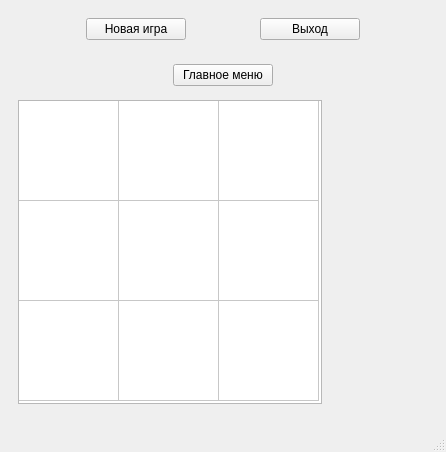
<?xml version="1.0" encoding="UTF-8"?>
<ui version="4.0">
 <class>MainWindow</class>
 <widget class="QMainWindow" name="MainWindow">
  <property name="geometry">
   <rect>
    <x>0</x>
    <y>0</y>
    <width>446</width>
    <height>452</height>
   </rect>
  </property>
  <property name="windowTitle">
   <string>MainWindow</string>
  </property>
  <widget class="QWidget" name="centralwidget">
   <layout class="QVBoxLayout" name="verticalLayout_3">
    <item>
     <widget class="QWidget" name="widget_mainMenu" native="true">
      <layout class="QHBoxLayout" name="horizontalLayout_3">
       <item>
        <spacer name="horizontalSpacer_3">
         <property name="orientation">
          <enum>Qt::Horizontal</enum>
         </property>
         <property name="sizeHint" stdset="0">
          <size>
           <width>59</width>
           <height>20</height>
          </size>
         </property>
        </spacer>
       </item>
       <item>
        <widget class="QPushButton" name="pushButton_newGame">
         <property name="minimumSize">
          <size>
           <width>100</width>
           <height>0</height>
          </size>
         </property>
         <property name="text">
          <string>Новая игра</string>
         </property>
        </widget>
       </item>
       <item>
        <spacer name="horizontalSpacer_4">
         <property name="orientation">
          <enum>Qt::Horizontal</enum>
         </property>
         <property name="sizeHint" stdset="0">
          <size>
           <width>59</width>
           <height>20</height>
          </size>
         </property>
        </spacer>
       </item>
       <item>
        <widget class="QPushButton" name="pushButton_appExit">
         <property name="minimumSize">
          <size>
           <width>100</width>
           <height>0</height>
          </size>
         </property>
         <property name="text">
          <string>Выход</string>
         </property>
        </widget>
       </item>
       <item>
        <spacer name="horizontalSpacer_5">
         <property name="orientation">
          <enum>Qt::Horizontal</enum>
         </property>
         <property name="sizeHint" stdset="0">
          <size>
           <width>59</width>
           <height>20</height>
          </size>
         </property>
        </spacer>
       </item>
      </layout>
     </widget>
    </item>
    <item>
     <widget class="QWidget" name="widget_gameField" native="true">
      <property name="enabled">
       <bool>true</bool>
      </property>
      <layout class="QVBoxLayout" name="verticalLayout_2">
       <item>
        <layout class="QHBoxLayout" name="horizontalLayout_2">
         <item>
          <spacer name="horizontalSpacer">
           <property name="orientation">
            <enum>Qt::Horizontal</enum>
           </property>
           <property name="sizeHint" stdset="0">
            <size>
             <width>40</width>
             <height>20</height>
            </size>
           </property>
          </spacer>
         </item>
         <item>
          <widget class="QPushButton" name="pushButton_mainMenu">
           <property name="minimumSize">
            <size>
             <width>100</width>
             <height>0</height>
            </size>
           </property>
           <property name="text">
            <string>Главное меню</string>
           </property>
          </widget>
         </item>
         <item>
          <spacer name="horizontalSpacer_2">
           <property name="orientation">
            <enum>Qt::Horizontal</enum>
           </property>
           <property name="sizeHint" stdset="0">
            <size>
             <width>40</width>
             <height>20</height>
            </size>
           </property>
          </spacer>
         </item>
        </layout>
       </item>
       <item>
        <layout class="QHBoxLayout" name="horizontalLayout">
         <property name="spacing">
          <number>5</number>
         </property>
         <item>
          <widget class="QTableWidget" name="tableWidget_inventar">
           <property name="sizePolicy">
            <sizepolicy hsizetype="Fixed" vsizetype="Fixed">
             <horstretch>0</horstretch>
             <verstretch>0</verstretch>
            </sizepolicy>
           </property>
           <property name="minimumSize">
            <size>
             <width>304</width>
             <height>304</height>
            </size>
           </property>
           <property name="baseSize">
            <size>
             <width>304</width>
             <height>304</height>
            </size>
           </property>
           <property name="focusPolicy">
            <enum>Qt::ClickFocus</enum>
           </property>
           <property name="acceptDrops">
            <bool>true</bool>
           </property>
           <property name="autoFillBackground">
            <bool>true</bool>
           </property>
           <property name="frameShadow">
            <enum>QFrame::Sunken</enum>
           </property>
           <property name="lineWidth">
            <number>2</number>
           </property>
           <property name="rowCount">
            <number>3</number>
           </property>
           <property name="columnCount">
            <number>3</number>
           </property>
           <attribute name="horizontalHeaderVisible">
            <bool>false</bool>
           </attribute>
           <attribute name="horizontalHeaderMinimumSectionSize">
            <number>50</number>
           </attribute>
           <attribute name="horizontalHeaderHighlightSections">
            <bool>false</bool>
           </attribute>
           <attribute name="verticalHeaderVisible">
            <bool>false</bool>
           </attribute>
           <attribute name="verticalHeaderMinimumSectionSize">
            <number>50</number>
           </attribute>
           <attribute name="verticalHeaderDefaultSectionSize">
            <number>100</number>
           </attribute>
           <attribute name="verticalHeaderHighlightSections">
            <bool>false</bool>
           </attribute>
           <row/>
           <row/>
           <row/>
           <column/>
           <column/>
           <column/>
          </widget>
         </item>
         <item>
          <layout class="QVBoxLayout" name="verticalLayout">
           <property name="spacing">
            <number>5</number>
           </property>
           <item>
            <widget class="QWidget" name="widget_predmet" native="true">
             <property name="sizePolicy">
              <sizepolicy hsizetype="Fixed" vsizetype="Fixed">
               <horstretch>0</horstretch>
               <verstretch>0</verstretch>
              </sizepolicy>
             </property>
             <property name="minimumSize">
              <size>
               <width>100</width>
               <height>100</height>
              </size>
             </property>
             <property name="baseSize">
              <size>
               <width>100</width>
               <height>100</height>
              </size>
             </property>
             <property name="autoFillBackground">
              <bool>true</bool>
             </property>
            </widget>
           </item>
           <item>
            <spacer name="verticalSpacer">
             <property name="orientation">
              <enum>Qt::Vertical</enum>
             </property>
             <property name="sizeHint" stdset="0">
              <size>
               <width>20</width>
               <height>40</height>
              </size>
             </property>
            </spacer>
           </item>
          </layout>
         </item>
        </layout>
       </item>
      </layout>
     </widget>
    </item>
   </layout>
  </widget>
  <widget class="QMenuBar" name="menubar">
   <property name="geometry">
    <rect>
     <x>0</x>
     <y>0</y>
     <width>446</width>
     <height>18</height>
    </rect>
   </property>
  </widget>
  <widget class="QStatusBar" name="statusbar"/>
 </widget>
 <resources/>
 <connections>
  <connection>
   <sender>pushButton_appExit</sender>
   <signal>pressed()</signal>
   <receiver>MainWindow</receiver>
   <slot>close()</slot>
   <hints>
    <hint type="sourcelabel">
     <x>503</x>
     <y>68</y>
    </hint>
    <hint type="destinationlabel">
     <x>720</x>
     <y>113</y>
    </hint>
   </hints>
  </connection>
 </connections>
</ui>
